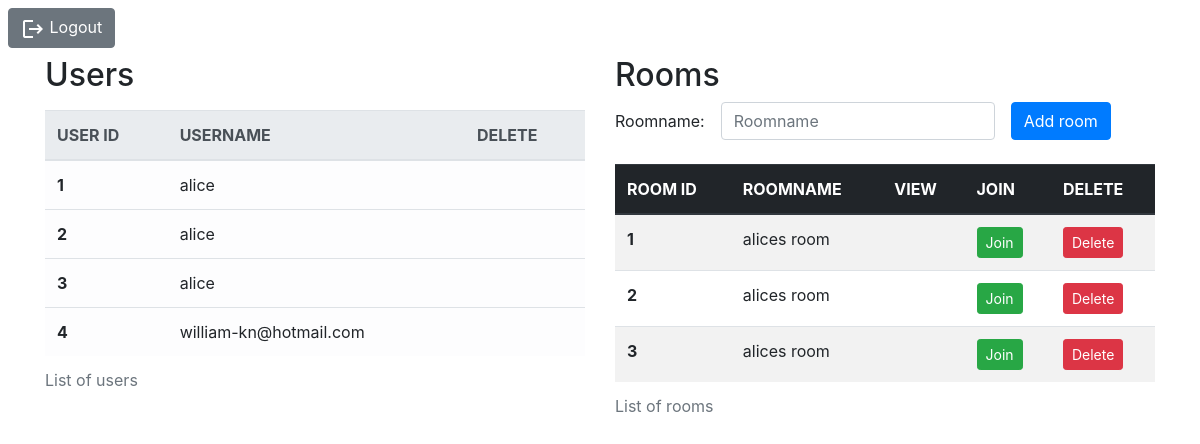
Page /goback on the earlier database version.
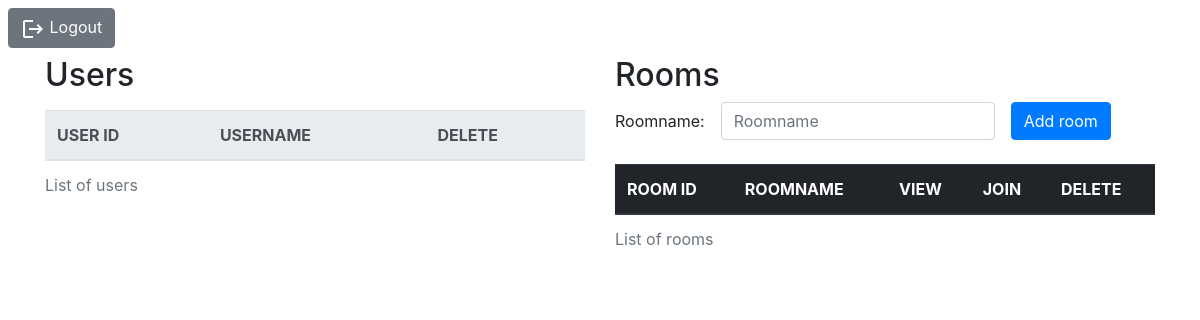
Same page on the later database version.
### app.py (models this page shows, shortened)
class UserModel(db.Model):
    user_id = db.Column(db.Integer, primary_key=True)
    username = db.Column(db.String(30), nullable=False)

class RoomModel(db.Model):
    room_id = db.Column(db.Integer, primary_key=True)
    roomname = db.Column(db.String(30), nullable=False)

### app.py (the view)
@app.route("/goback", methods=['GET', 'POST'])
def goBack():
    global nestedListuser
    global loggedin
    return render_template('index.html', uservalues=UserModel.query.all(), roomvalues=RoomModel.query.all(), listUsers=nestedListuser, loggedin=loggedin, listRoomUser=listRoomUser)

### templates/index.html (shortened to what this page needs)
<!DOCTYPE html>
<html lang="en">
<head>
    <link rel="stylesheet" href="https://maxcdn.bootstrapcdn.com/bootstrap/4.0.0/css/bootstrap.min.css"
>
</head>
<body>
    <form action="/">
        <button class="btn btn-secondary m-2" type="submit">
            <img src="{{url_for('static', filename='baseline_logout_white_24dp.png')}}" alt="Logout PNG" />
            Logout
        </button>
    </form>
    <div class="container">
        <div class="row mb-4">
            <div class="col-sm">
                <h2>
                    Users
                </h2>
                <table class="table table-light mt-3">
                    <caption>List of users</caption>
                    <thead class="thead-light">
                        <tr>
                            <th scope="col">USER ID</th>
                            <th scope="col">USERNAME</th>
                            <th scope="col">DELETE</th>
                        </tr>
                    </thead>
                    <tbody>
                        {% for item in uservalues %}
                        <tr>
                            <th scope="row">{{item.user_id}}</th>
                            <td>{{item.username}}</td>
                            <td>
                            </td>
                        </tr>
                        {% endfor %}
                    </tbody>
                </table>
            </div>
            <div class="col-sm">
                <h2>
                    Rooms
                </h2>
                <form action="/api/rooms" method="POST" class="form-inline">
                    <div class="form-group mb-2"><span>Roomname:</span></div>
                    <div class="form-group mx-sm-3 mb-2">
                        <input type="text" class="form-control" name="roomname" id="roomname" placeholder="Roomname">
                    </div>
                    <button class="btn btn-primary mb-2" type="submit">Add room</button>
                </form>
                <table class="table table-striped mt-3">
                    <caption>List of rooms</caption>
                    <thead class="thead-dark">
                        <tr>
                            <th scope="col">ROOM ID</th>
                            <th scope="col">ROOMNAME</th>
                            <th scope="col">VIEW</th>
                            <th scope="col">JOIN</th>
                            <th scope="col">DELETE</th>
                        </tr>
                    </thead>
                    <tbody>
                        {% for item in roomvalues %}
                        <tr>
                            <th scope="row">{{item.room_id}}</th>
                            <td>{{item.roomname}}</td>
                            <td>
                            </td>
                            <td>
                                <form action="/api/room/{{item.room_id}}/users">
                                    {% if loggedin not in listRoomUser[item.room_id - 1] %}
                                        <button class="btn btn-success btn-sm" type="submit">Join</button>
                                    {% elif loggedin in listRoomUser[item.room_id - 1] %}
                                        <button class="btn btn-success btn-sm" type="submit" disabled>Join</button>
                                    {% endif %}
                                </form>
                            </td>
                            <td>
                                <form action="/api/roomdelete/{{item.room_id}}">
                                    <button class="btn btn-danger btn-sm" type="submit">Delete</button>
                                </form>
                            </td>
                        </tr>
                        {% endfor %}
                    </tbody>
                </table>
            </div>
        </div>
    </div>
</body>
</html>

Differences in the rows shown:
removed UserModel: user_id "1", username "alice"
removed UserModel: user_id "2", username "alice"
removed UserModel: user_id "3", username "alice"
removed UserModel: user_id "4", username "william-kn@hotmail.com"
removed RoomModel: room_id "1", roomname "alices room", shows "Join"
removed RoomModel: room_id "2", roomname "alices room", shows "Join"
removed RoomModel: room_id "3", roomname "alices room", shows "Join"
